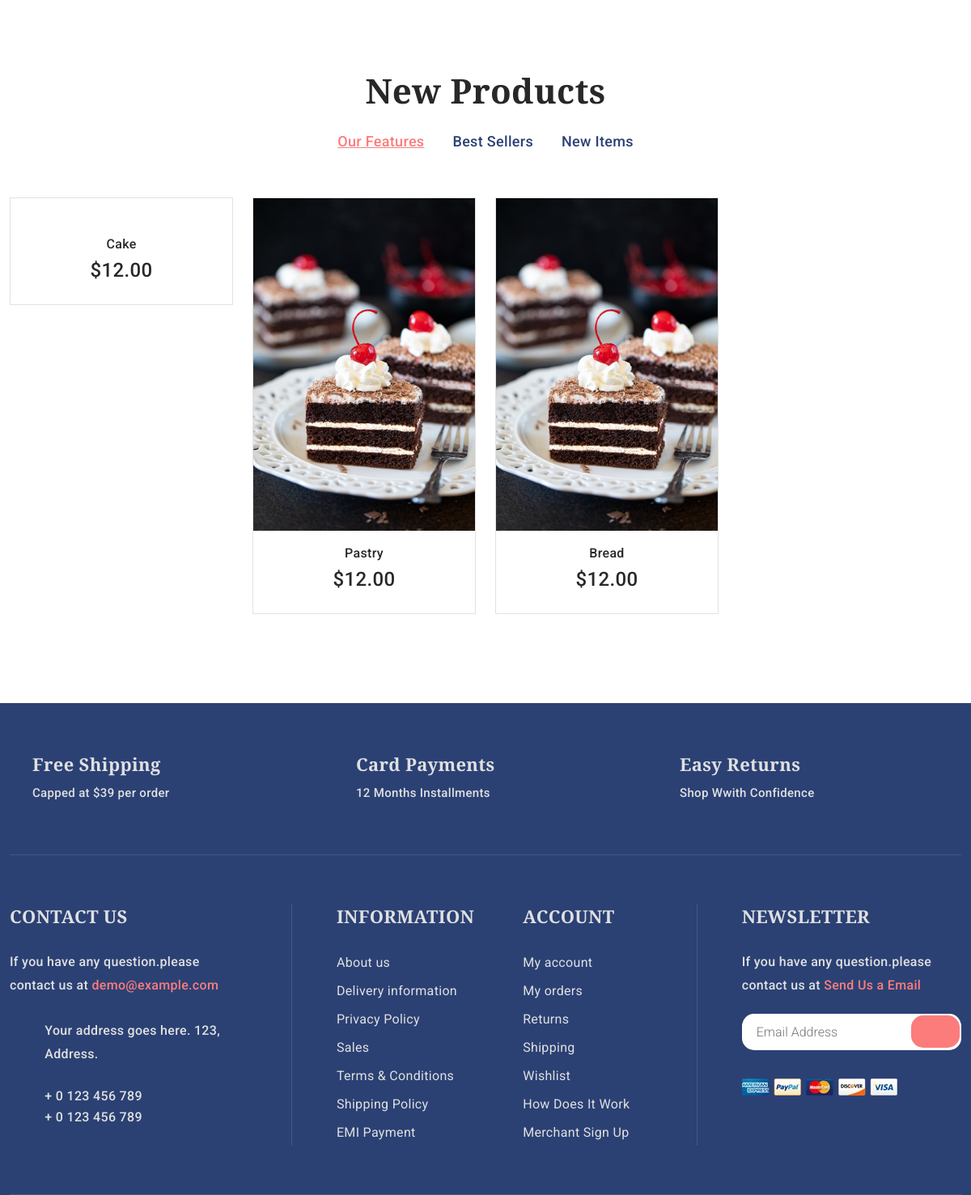
/ (lower part), run on an earlier commit of the app's database.
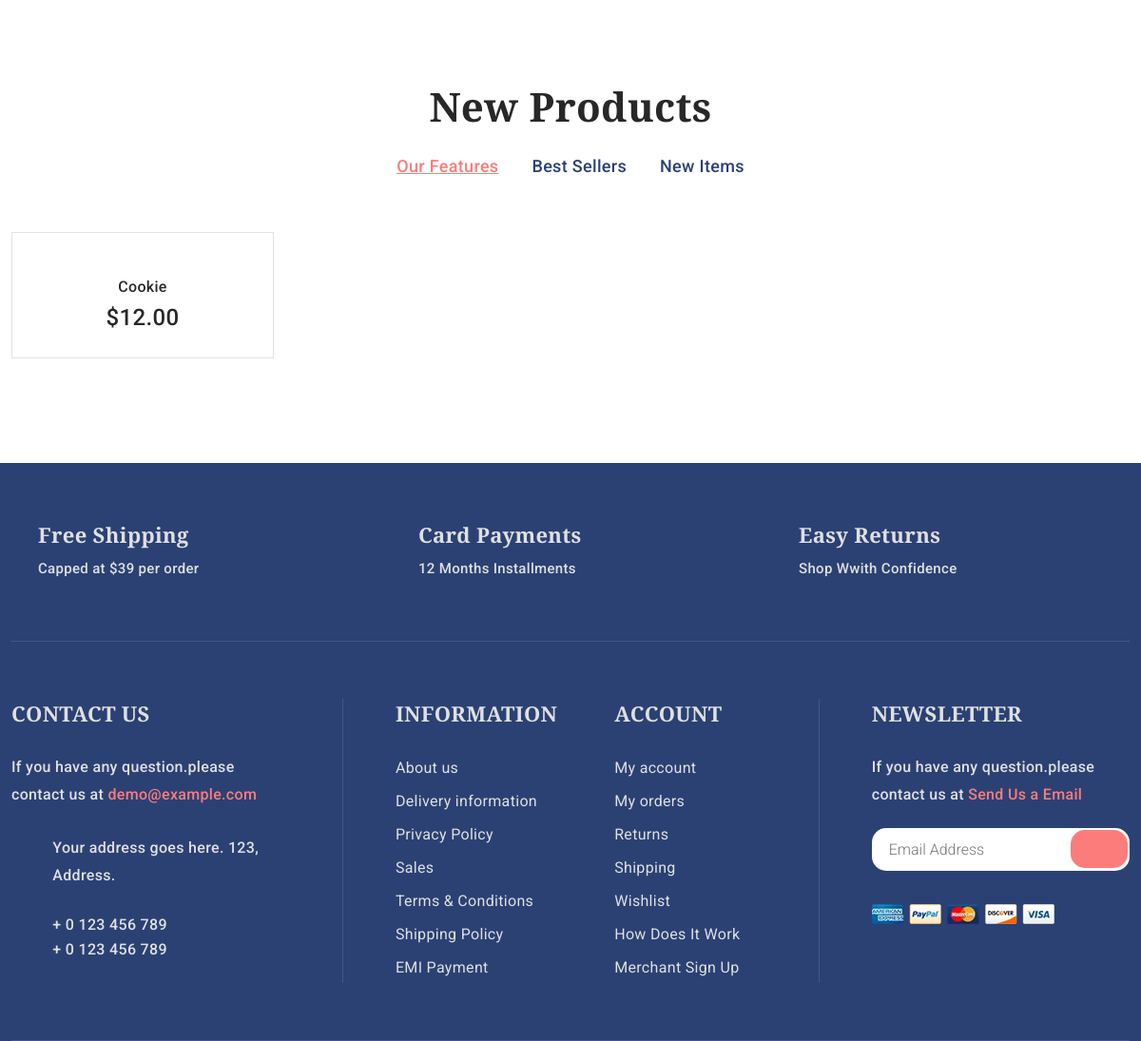
And on a later commit of the database.
### Home/models.py (models this page shows, shortened)
class Product(models.Model):
    name = models.CharField(max_length=200,null=True)
    price = models.FloatField()
    description = models.TextField(max_length=250,null=True)
    image = models.ImageField(null=True,blank=True,upload_to='images/')
    date = models.DateField(auto_created=True,auto_now_add=True)

### Home/views.py (the view)
# urls.py: path("",views.home_view,name="index"),
def home_view(request):
    product = Product.objects.all()[:5]
    email = None
    if request.user.is_authenticated:
       email = request.user.email
    context = {'products':product,
              'email': email}
    return render(request,"index.html",context = context)

### templates/index.html (shortened to what this page needs)
{% load static %}
<!doctype html>
<html class="no-js" lang="zxx">
<head>
    <link rel="stylesheet" href="{% static 'css/vendor/bootstrap.min.css' %}">
    <link rel="stylesheet" href="{% static 'css/slick.css' %}">
    <link rel="stylesheet" href="{% static 'css/owl.carousel.min.css' %}">
    <link rel="stylesheet" href="{% static 'css/ionicons.min.css' %}">
    <link rel="stylesheet" href="{% static 'css/pe-icon-7-stroke.css' %}">
    <link rel="stylesheet" href="{% static 'css/animate.css' %}">
    <link rel="stylesheet" href="{% static 'css/nice-select.css' %}">
    <link rel="stylesheet" href="{% static 'css/magnific-popup.css' %}">
    <link rel="stylesheet" href="{% static 'css/jquery-ui.min.css' %}">
    <link rel="stylesheet" href="{% static 'css/style.css' %}">
</head>
<body>
    <div class="product_section mb-80 wow fadeInUp" data-wow-delay="0.1s" data-wow-duration="1.1s">
        <div class="container">
            <div class="product_header">
                <div class="section_title text-center">
                    <h2>New Products</h2>
                </div>
                <div class="product_tab_button">
                    <ul class="nav justify-content-center" role="tablist" id="nav-tab">
                        <li>
                            <a class="active" data-toggle="tab" href="#features" role="tab" aria-controls="features" aria-selected="false">Our Features </a>
                        </li>
                        <li>
                            <a data-toggle="tab" href="#seller" role="tab" aria-controls="seller" aria-selected="false">
                                Best Sellers </a>
                        </li>
                        <li>
                            <a data-toggle="tab" href="#sales" role="tab" aria-controls="sales" aria-selected="false">New Items </a>
                        </li>
                    </ul>
                </div>
            </div>
            <div class="tab-content product_container">
                <div class="tab-pane fade show active" id="features" role="tabpanel">
                    <div class="product_gallery">
                        <div class="row">
                            {% for product in products %}
                            <div class="col-lg-3 col-md-4 col-sm-6">
                                <article class="single_product">
                                    <figure>
                                        <div class="product_thumb">
                                            <a href="{% url "product" product.id%}"><img src="{{product.image.url}}" alt=""></a>
                                        </div>
                                        <figcaption class="product_content text-center">
                                            <h4><a href="single-product.html">{{product.name}}</a></h4>
                                            <div class="price_box">
                                                <span class="current_price">${{product.price|floatformat:2}}</span>
                                            </div>
                                        </figcaption>
                                    </figure>
                                </article>
                            </div>
                            {% endfor %}
                        </div>
                    </div>
                </div>
            </div>
        </div>
    </div>
    <footer class="footer_widgets">
        <div class="container">
            <div class="shipping_area">
                <div class="row">
                    <div class="col-lg-4 col-md-4 col-sm-6">
                        <div class="single_shipping d-flex align-items-center">
                            <div class="shipping_text">
                                <h3>Free Shipping</h3>
                                <p>Capped at $39 per order</p>
                            </div>
                        </div>
                    </div>
                    <div class="col-lg-4 col-md-4 col-sm-6">
                        <div class="single_shipping d-flex align-items-center">
                            <div class="shipping_text">
                                <h3>Card Payments</h3>
                                <p>12 Months Installments</p>
                            </div>
                        </div>
                    </div>
                    <div class="col-lg-4 col-md-4 col-sm-6">
                        <div class="single_shipping d-flex align-items-center">
                            <div class="shipping_text">
                                <h3>Easy Returns</h3>
                                <p>Shop Wwith Confidence</p>
                            </div>
                        </div>
                    </div>
                </div>
            </div>
            <div class="main_footer">
                <div class="row">
                    <div class="col-12">
                        <div class="main_footer_inner d-flex">
                            <div class="footer_widget_list contact footer_list_width">
                                <h3>Contact Us</h3>
                                <div class="footer_contact_desc">
                                    <p>If you have any question.please contact us at <a href="#">demo@example.com</a></p>
                                </div>
                                <div class="footer_contact_info">
                                    <div class="footer_contact_info_list d-flex align-items-center">
                                        <div class="footer_contact_info_icon">
                                            <span class="pe-7s-map-marker"></span>
                                        </div>
                                        <div class="footer_contact_info_text">
                                            <p>Your address goes here. 123, Address.</p>
                                        </div>
                                    </div>
                                    <div class="footer_contact_info_list d-flex align-items-center">
                                        <div class="footer_contact_info_icon">
                                            <span class="pe-7s-phone"></span>
                                        </div>
                                        <div class="footer_contact_info_text">
                                            <ul>
                                                <li><a href="tel:+0123456789">+ 0 123 456 789</a>
                                                </li>
                                                <li><a href="tel:+0123456789">+ 0 123 456 789</a>
                                                </li>
                                            </ul>
                                        </div>
                                    </div>
                                </div>
                            </div>
                            <div class="footer_menu_widget footer_list_width middle d-flex">
                                <div class="footer_widget_list">
                                    <h3>Information</h3>
                                    <div class="footer_menu">
                                        <ul>
                                            <li><a href="{% url 'about'%}"> About us</a></li>
                                            <li><a href="{% url 'contact'%}">Delivery information</a></li>
                                            <li><a href="{% url 'contact'%}">Privacy Policy</a></li>
                                            <li><a href="{% url 'contact'%}">Sales</a></li>
                                            <li><a href="{% url 'contact'%}">Terms & Conditions</a></li>
                                            <li><a href="{% url 'contact'%}">Shipping Policy</a></li>
                                            <li><a href="{% url 'contact'%}">EMI Payment</a></li>
                                        </ul>
                                    </div>
                                </div>
                                <div class="footer_widget_list">
                                    <h3>Account</h3>
                                    <div class="footer_menu">
                                        <ul>
                                            <li><a href="{% url 'acccount'%}"> My account</a></li>
                                            <li><a href="{% url 'contact'%}">My orders</a></li>
                                            <li><a href="{% url 'contact'%}">Returns</a></li>
                                            <li><a href="{% url 'contact'%}">Shipping</a></li>
                                            <li><a href="wishlist.html">Wishlist</a></li>
                                            <li><a href="{% url 'about'%}">How Does It Work</a></li>
                                            <li><a href="{% url 'register'%}">Merchant Sign Up</a></li>
                                        </ul>
                                    </div>
                                </div>
                            </div>
                            <div class="footer_widget_list footer_list_width">
                                <h3>newsletter</h3>
                                <div class="footer_newsletter">
                                    <div class="newsletter_desc">
                                        <p>If you have any question.please contact us at <a href="{% url 'contact'%}">Send Us a Email</a></p>
                                    </div>
                                    <div class="newsletter_subscribe">
                                        <form id="mc-form">
                                            <input id="mc-email" type="email" autocomplete="off" placeholder="Email Address">
                                            <button id="mc-submit"><i class="ion-arrow-right-c"></i></button>
                                        </form>
                                    </div>
                                    <div class="footer_paypal">
                                        <a href="#"><img src="{% static 'img/others/paypal.png'%}" alt=""></a>
                                    </div>
                                </div>
                            </div>
                        </div>
                    </div>
                </div>
            </div>
        </div>
    </footer>
</body>
</html>

What changed in the data, as far as the page shows it:
removed Product: name "Cake", price "12.00"
removed Product: image (picture), name "Pastry", price "12.00"
removed Product: image (picture), name "Bread", price "12.00"
added Product: name "Cookie", price "12.00"
